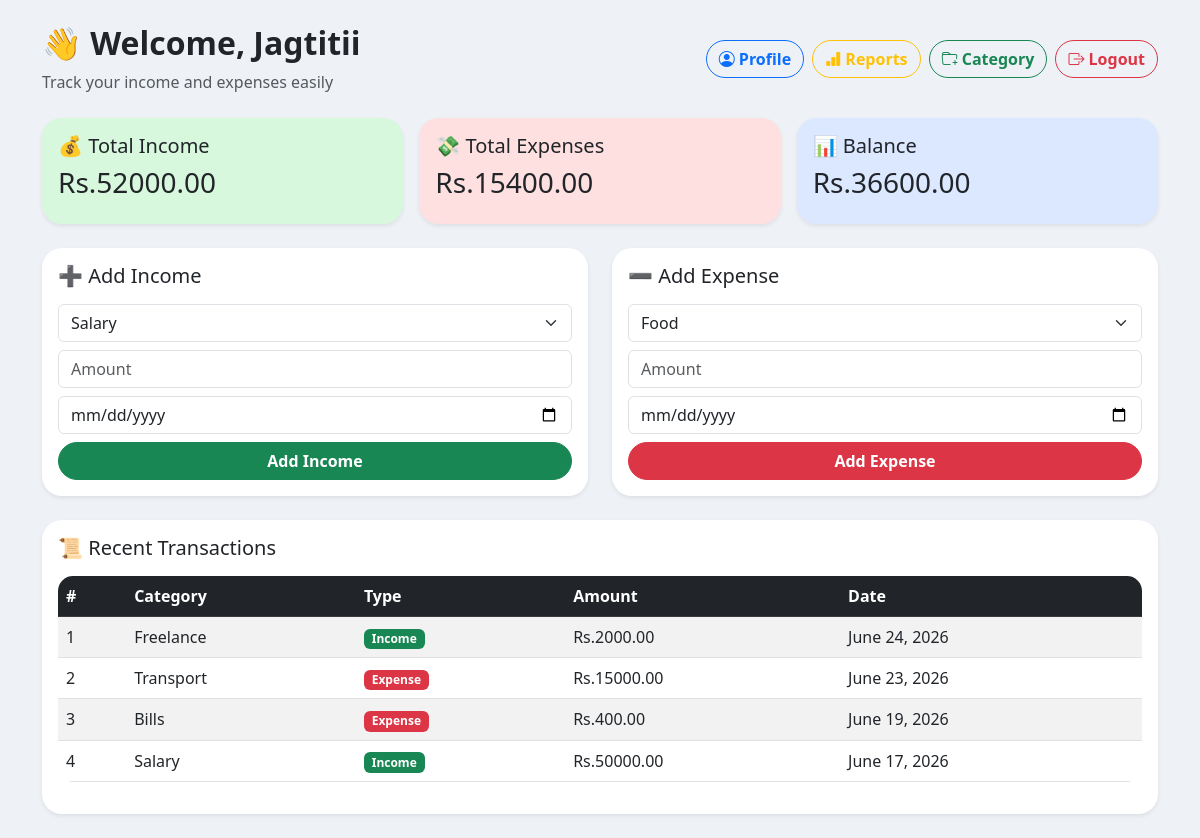
The page /dashboard/ (signed in) on the database its author committed.
### tracker/models.py (models this page shows, shortened)
class Transaction(models.Model):
    TRANSACTION_TYPES = (
        ('income', 'Income'),
        ('expense', 'Expense'),
    )
    user = models.ForeignKey(User, on_delete=models.CASCADE)
    account = models.ForeignKey(Account, on_delete=models.CASCADE)
    category = models.ForeignKey(Category, on_delete=models.CASCADE)
    amount = models.DecimalField(max_digits=10, decimal_places=2)
    transaction_type = models.CharField(max_length=10, choices=TRANSACTION_TYPES)
    description = models.TextField(blank=True, null=True)  # ✅ allow empty safely
    date = models.DateField()
    created_at = models.DateTimeField(auto_now_add=True)

class Category(models.Model):
    CATEGORY_TYPES = (
        ('income', 'Income'),
        ('expense', 'Expense')
    )
    name = models.CharField(max_length=100)
    type = models.CharField(max_length=10, choices=CATEGORY_TYPES)
    user = models.ForeignKey(User, on_delete=models.CASCADE)

### tracker/views.py (the view)
# urls.py: path("dashboard/", views.dashboard, name="dashboard"),
@login_required(login_url='/login/')
def dashboard(request):
    transactions = Transaction.objects.filter(user=request.user).order_by('-date')[:10]
    total_income = sum(t.amount for t in transactions if t.transaction_type == 'income')
    total_expense = sum(t.amount for t in transactions if t.transaction_type == 'expense')
    balance = total_income - total_expense
    income_categories = Category.objects.filter(user=request.user, type='income')
    expense_categories = Category.objects.filter(user=request.user, type='expense')
    return render(request, "tracker/dashboard.html", {
        "transactions": transactions,
        "total_income": total_income,
        "total_expense": total_expense,
        "balance": balance,
        "income_categories": income_categories,
        "expense_categories": expense_categories
    })

### tracker/templates/tracker/dashboard.html (shortened to what this page needs)
<!DOCTYPE html>
<html lang="en">
<head>
  <link href="https://cdn.jsdelivr.net/npm/bootstrap@5.3.0/dist/css/bootstrap.min.css" rel="stylesheet">
  <link href="https://cdn.jsdelivr.net/npm/bootstrap-icons/font/bootstrap-icons.css" rel="stylesheet">
</head>
<body>
<div class="container py-4">
<div class="d-flex justify-content-between align-items-center mb-4">
    <div>
        <h2 class="fw-bold">👋 Welcome, {{ user.username }}</h2>
        <p class="text-muted mb-0">
            Track your income and expenses easily
        </p>
    </div>
    <div class="d-flex gap-2">
        <a href="{% url 'profile' %}"
           class="btn btn-outline-primary">
            <i class="bi bi-person-circle"></i>
            Profile
        </a>
        <a href="{% url 'reports' %}"
           class="btn btn-outline-warning">
            <i class="bi bi-bar-chart-fill"></i>
            Reports
        </a>
        <button class="btn btn-outline-success"
                data-bs-toggle="modal"
                data-bs-target="#categoryModal">
            <i class="bi bi-folder-plus"></i>
            Category
        </button>
        <button class="btn btn-outline-danger"
                data-bs-toggle="modal"
                data-bs-target="#logoutModal">
            <i class="bi bi-box-arrow-right"></i>
            Logout
        </button>
    </div>
</div>
  <div class="row g-3 mb-4">
    <div class="col-md-4">
      <div class="card card-box income p-3 shadow-sm">
        <h5>💰 Total Income</h5>
        <h3>Rs.{{ total_income }}</h3>
      </div>
    </div>
    <div class="col-md-4">
      <div class="card card-box expense p-3 shadow-sm">
        <h5>💸 Total Expenses</h5>
        <h3>Rs.{{ total_expense }}</h3>
      </div>
    </div>
    <div class="col-md-4">
      <div class="card card-box balance p-3 shadow-sm">
        <h5>📊 Balance</h5>
        <h3>Rs.{{ balance }}</h3>
      </div>
    </div>
  </div>
  <div class="row">
    <div class="col-md-6">
      <div class="card shadow-sm p-3 mb-4">
        <h5 class="mb-3">➕ Add Income</h5>
        <form method="POST" action="{% url 'add_income' %}">
          <select name="category" class="form-select mb-2" required>
            {% for cat in income_categories %}
              <option value="{{ cat.id }}">{{ cat.name }}</option>
            {% endfor %}
          </select>
          <input type="number" name="amount" class="form-control mb-2" placeholder="Amount" required>
          <input type="date" name="date" class="form-control mb-2" required>
          <button class="btn btn-success w-100">Add Income</button>
        </form>
      </div>
    </div>
    <div class="col-md-6">
      <div class="card shadow-sm p-3 mb-4">
        <h5 class="mb-3">➖ Add Expense</h5>
        <form method="POST" action="{% url 'add_expense' %}">
          <select name="category" class="form-select mb-2" required>
            {% for cat in expense_categories %}
              <option value="{{ cat.id }}">{{ cat.name }}</option>
            {% endfor %}
          </select>
          <input type="number" name="amount" class="form-control mb-2" placeholder="Amount" required>
          <input type="date" name="date" class="form-control mb-2" required>
          <button class="btn btn-danger w-100">Add Expense</button>
        </form>
      </div>
    </div>
  </div>
  <div class="card shadow-sm p-3">
    <h5 class="mb-3">📜 Recent Transactions</h5>
    <div class="table-responsive">
      <table class="table table-striped table-hover">
        <thead class="table-dark">
          <tr>
            <th>#</th>
            <th>Category</th>
            <th>Type</th>
            <th>Amount</th>
            <th>Date</th>
          </tr>
        </thead>
        <tbody>
          {% for t in transactions %}
          <tr>
            <td>{{ forloop.counter }}</td>
            <td>{{ t.category.name }}</td>
            <td>
              {% if t.transaction_type == "income" %}
                <span class="badge bg-success">Income</span>
              {% else %}
                <span class="badge bg-danger">Expense</span>
              {% endif %}
            </td>
            <td>Rs.{{ t.amount }}</td>
            <td>{{ t.date }}</td>
          </tr>
          {% endfor %}
        </tbody>
      </table>
    </div>
  </div>
</div>
</body>
</html>

### tracker/templates/tracker/dashboard.html (style rules this page uses)
body { background:#eef2f7; }
.card { border:none; border-radius:20px; }
.card-box { transition:.3s; cursor:pointer; box-shadow:0 10px 20px rgba(0,0,0,.08); }
.income { background:#d8f8dd; }
.expense { background:#ffe0e0; }
.balance { background:#dce8ff; }
.btn { border-radius:30px; font-weight:600; }
.table { border-radius:15px; overflow:hidden; }

### rows shown on the page
Transaction: category.name "Freelance", transaction_type "Income", amount "2000.00", date "June 24, 2026"
Transaction: category.name "Transport", transaction_type "Expense", amount "15000.00", date "June 23, 2026"
Transaction: category.name "Bills", transaction_type "Expense", amount "400.00", date "June 19, 2026"
Transaction: category.name "Salary", transaction_type "Income", amount "50000.00", date "June 17, 2026"

### other values the page prints
{{ user.username }} "Jagtitii"
{{ total_income }} "52000.00"
{{ total_expense }} "15400.00"
{{ balance }} "36600.00"
form field category "Salary"
form field category "Food"
